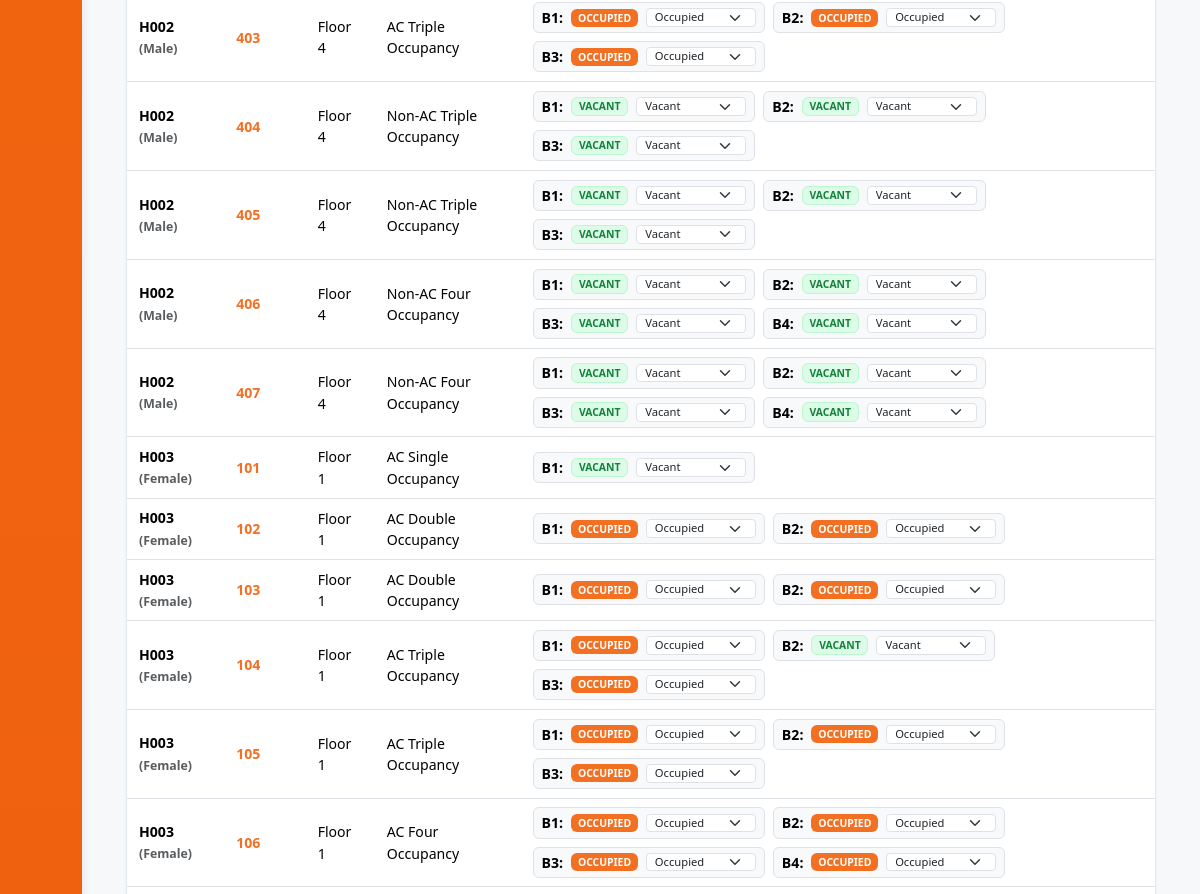
The app's page /admin-panel/rooms/ (signed in, middle part), older data.
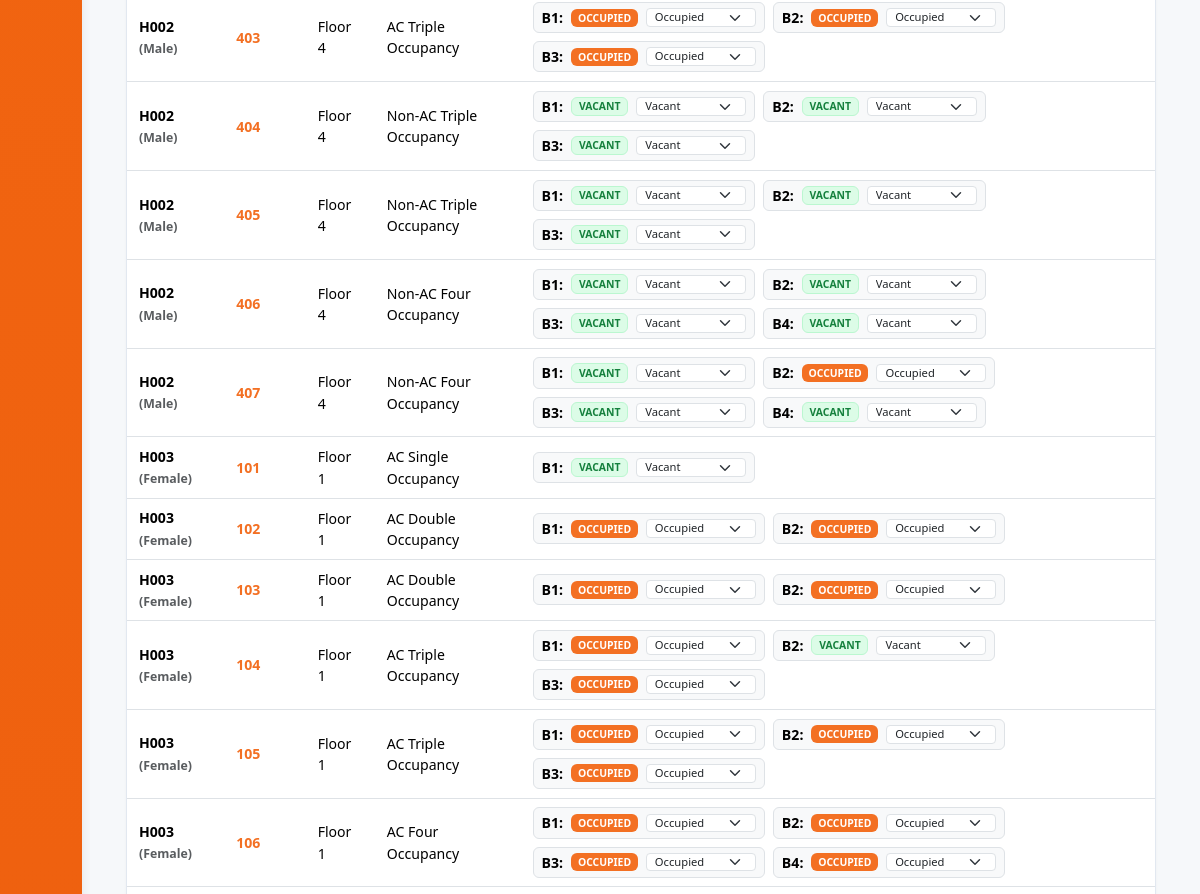
The same page, newer data.
### rooms/models.py (models this page shows, shortened)
class Bed(models.Model):
    STATUS_CHOICES = [
        ('VACANT', 'Vacant'),
        ('OCCUPIED', 'Occupied'),
        ('BLOCKED', 'Blocked'),
        ('MAINTENANCE', 'Maintenance'),
    ]
    room = models.ForeignKey(Room, on_delete=models.CASCADE, related_name='beds')
    bed_identifier = models.CharField(max_length=20, help_text="e.g. Bed 1, Bed 2 or B1, B2")
    status = models.CharField(max_length=20, choices=STATUS_CHOICES, default='VACANT')
    class Meta:
        unique_together = ['room', 'bed_identifier']
        ordering = ['room', 'bed_identifier']

### hostels/admin_views.py (the view)
# urls.py: path('admin-panel/rooms/', admin_rooms_manager, name='admin_rooms_manager'),
@login_required
def admin_rooms_manager(request):
    if not verify_admin(request.user):
        messages.error(request, "Admin access required.")
        return redirect('dashboard_redirect')
    hostel_code = request.GET.get('hostel')
    category_id = request.GET.get('category')
    search_q = request.GET.get('q', '').strip()
    rooms = Room.objects.select_related('hostel', 'category').prefetch_related('beds').all()
    if hostel_code:
        rooms = rooms.filter(hostel__code=hostel_code)
    if category_id:
        rooms = rooms.filter(category_id=category_id)
    if search_q:
        rooms = rooms.filter(room_number__icontains=search_q)
    hostels = Hostel.objects.all()
    categories = RoomCategory.objects.all()
    context = {
        'rooms': rooms[:100],
        'total_rooms_found': rooms.count(),
        'hostels': hostels,
        'categories': categories,
        'selected_hostel': hostel_code,
        'selected_cat': category_id,
        'search_q': search_q,
    }
    return render(request, 'admin_panel/rooms_manager.html', context)

### accounts/models.py (called while the page is built)
    @property
    def is_student(self):
        return self.role == self.Role.STUDENT

    @property
    def is_warden(self):
        return self.role == self.Role.WARDEN

    @property
    def is_chief_warden(self):
        return self.role == self.Role.CHIEF_WARDEN

    @property
    def is_admin_user(self):
        return self.role == self.Role.ADMIN or self.is_superuser

### hostels/admin_views.py (called while the page is built)
def verify_admin(user):
    return user.is_authenticated and (user.is_admin_user or user.is_superuser)

### notifications/context_processors.py (called while the page is built)
def unread_notifications(request):
    if request.user.is_authenticated:
        unread_count = request.user.notifications.filter(is_read=False).count()
        recent_notifications = request.user.notifications.filter(is_read=False)[:5]
        return {
            'unread_notifications_count': unread_count,
            'recent_notifications': recent_notifications,
        }
    return {
        'unread_notifications_count': 0,
        'recent_notifications': [],
    }

### templates/admin_panel/rooms_manager.html (shortened to what this page needs)
{% extends 'base.html' %}
{% block content %}
<div class="container-fluid">
  <div class="card card-custom">
    <div class="card-body p-0">
      <div class="table-responsive">
        <table class="table table-hover align-middle mb-0 small">
          <tbody>
            {% for room in rooms %}
              <tr>
                <td class="fw-bold">{{ room.hostel.code }} <small class="text-muted">({{ room.hostel.gender }})</small></td>
                <td class="fw-bold text-primary">{{ room.room_number }}</td>
                <td>Floor {{ room.floor }}</td>
                <td>{{ room.category.name }}</td>
                <td>
                  <div class="d-flex flex-wrap gap-2">
                    {% for bed in room.beds.all %}
                      <div class="border rounded p-1 px-2 bg-light d-flex align-items-center gap-2">
                        <span class="fw-bold">{{ bed.bed_identifier }}:</span>
                        <span class="badge {% if bed.status == 'VACANT' %}bg-success{% elif bed.status == 'OCCUPIED' %}bg-primary{% elif bed.status == 'BLOCKED' %}bg-warning text-dark{% else %}bg-danger{% endif %}" style="font-size:0.65rem;">
                          {{ bed.status }}
                        </span>
                        <form method="post" action="{% url 'admin_update_bed_status' bed.id %}" class="d-inline">
                          <select name="status" class="form-select form-select-sm py-0" style="font-size: 0.7rem; width: 110px;" onchange="this.form.submit()">
                            <option value="VACANT" {% if bed.status == 'VACANT' %}selected{% endif %}>Vacant</option>
                            <option value="OCCUPIED" {% if bed.status == 'OCCUPIED' %}selected{% endif %}>Occupied</option>
                          </select>
                        </form>
                      </div>
                    {% endfor %}
                  </div>
                </td>
              </tr>
            {% empty %}
              <tr>
                <td colspan="5" class="text-center text-muted p-4">No rooms match filter criteria.</td>
              </tr>
            {% endfor %}
          </tbody>
        </table>
      </div>
    </div>
  </div>
</div>
{% endblock %}

Row changes from the older to the newer data that the page shows:
changed Bed (number 15 of 32 on the later page): status "Vacant" → "Occupied"
